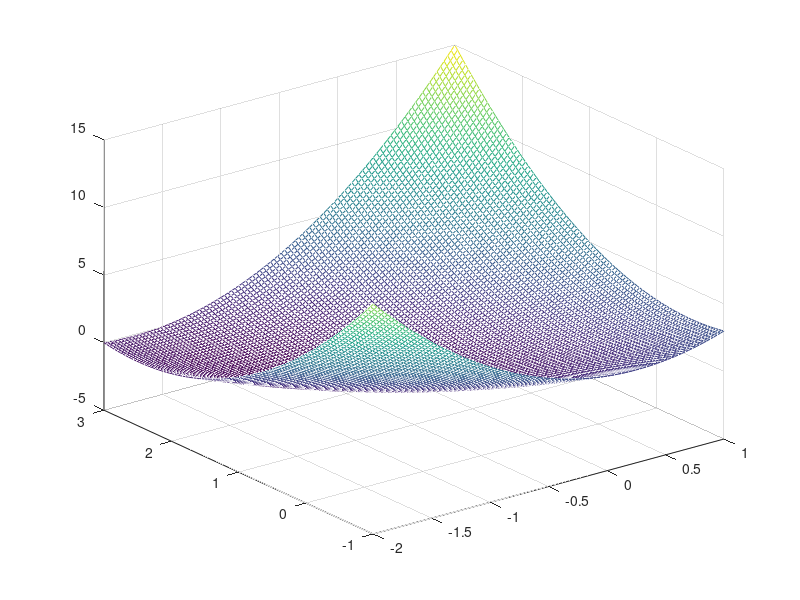

The MATLAB source for this figure: (Note: this script raises an error after producing the figure.)
%% EXAMPLE
% Implementation from Example 6.8 (Rao (2019), p.339).
    %   ------------------------------------------------------------------
    %   Rao, S. S. (2019). Engineering optimization: theory and practice. 
    %   John Wiley & Sons.
    %   ------------------------------------------------------------------
clear
clc
% Unconstrained minimization problem
% Cost function
f=@(x) x(:,1) - x(:,2) + 2*x(:,1).^2 + 2*x(:,1).*x(:,2) +x(:,2).^2;
% Gradient
grad ={@(x) 1 + 4*x(1) + 2*x(2) , ...
       @(x) -1 + 2*x(1) + 2*x(2)};

%% Plot mesh
x = linspace(-2,1,100);
y = linspace(-1,3,100);
[m_x, m_y] = meshgrid(x,y);
z = f([m_x(:) m_y(:)]);
mesh(x,y,reshape(z,[numel(x) numel(y)]))
%figure, contour(x,y,reshape(z,[numel(x) numel(y)]), 30)
hold on

%% Optimization
% Starting point
X0 = [0 0];
[X_sD,S_sD,fX_sD,i_sD] = steepestDescent(f,grad, X0);
scatter3(X_sD(:,1),X_sD(:,2),f(X_sD),'filled', 'MarkerFaceColor', 'red')

[X_cG,S_cG,fX_cG,i_cG] = conjugateGradient(f,grad, X0);
scatter3(X_cG(:,1),X_cG(:,2),f(X_cG),'filled', 'MarkerFaceColor', 'green')

